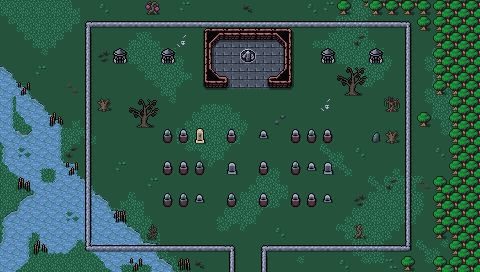

Tiled map render using the project's own tile images. Description and the map definition, with tile-layer contents summarised, below:
An orthogonal 30x17 tile map with 16x16 px tiles, 4 tile layers (Collision, Background, Ground, Clutter), 2 tilesets and 5 objects.

<map version="1.5" tiledversion="1.7.2" orientation="orthogonal" renderorder="right-down" width="30" height="17" tilewidth="16" tileheight="16" infinite="0" nextlayerid="7" nextobjectid="55">
 <editorsettings>
  <export target="wastetown..tmx" format="tmx" />
 </editorsettings>
 <tileset firstgid="1" source="../tileset/main.tsx" />
 <tileset firstgid="3477" source="../tileset/buildings.tsx" />
 <layer id="6" name="Collision" width="30" height="17">
  <data>[510 cells, 1 non-empty, 1 distinct tile ids]</data>
 </layer>
 <layer id="1" name="Background" width="30" height="17">
  <data>[510 cells, 510 non-empty, 31 distinct tile ids]</data>
 </layer>
 <layer id="2" name="Ground" width="30" height="17">
  <data>[510 cells, 267 non-empty, 39 distinct tile ids]</data>
 </layer>
 <layer id="3" name="Clutter" width="30" height="17">
  <properties>
   <property name="spriteLayer" type="bool" value="true" />
  </properties>
  <data>[510 cells, 170 non-empty, 60 distinct tile ids]</data>
 </layer>
 <objectgroup id="4" name="Objects">
  <object id="38" template="../obj/entry_up.tx" x="239" y="273" />
  <object id="49" template="../obj/entry_down.tx" x="240.5" y="64">
   <properties>
    <property name="teleport" value="maps/map/crypt_4.tmx" />
   </properties>
  </object>
  <object id="52" template="../obj/enemy.tx" x="241.159" y="91.5375">
   <properties>
    <property name="enemy" value="Skeleton" />
   </properties>
  </object>
  <object id="53" template="../obj/enemy.tx" x="238.667" y="247.333">
   <properties>
    <property name="enemy" value="Skeleton" />
   </properties>
  </object>
  <object id="54" template="../obj/gold.tx" x="268.167" y="66.1667" />
 </objectgroup>
</map>
